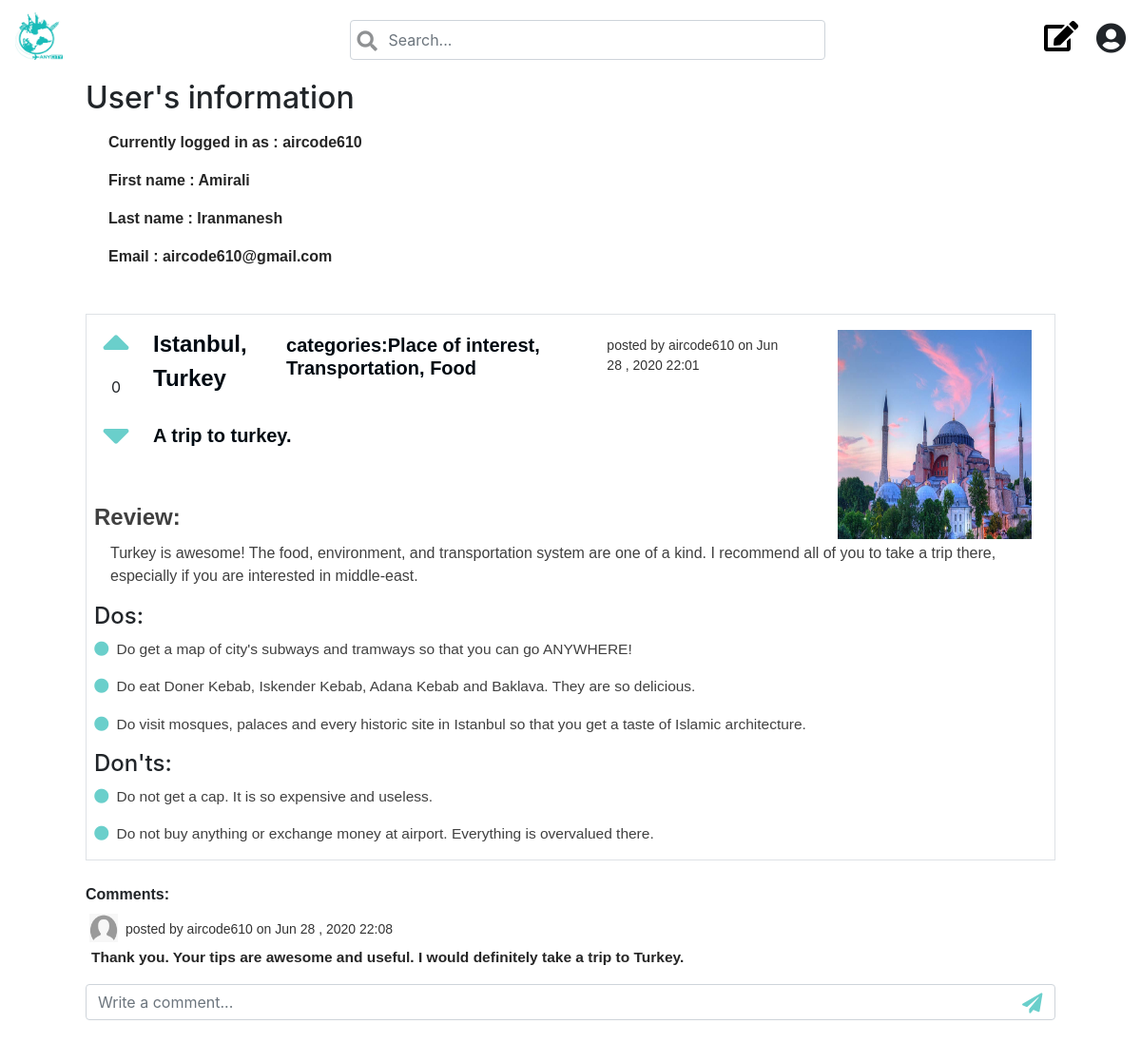
The page /user (signed in) on the database its author committed.
### whub/models.py (models this page shows, shortened)
class Review(models.Model):
    user = models.ForeignKey(User, null= True, on_delete=models.CASCADE)
    category = models.OneToOneField(Category, on_delete = models.CASCADE, default = 0)
    title = models.CharField(max_length=100, blank=True)
    text = models.TextField(max_length=200,  blank=True)
    image = models.ImageField(upload_to = 'images', default = 'C:/FP/FP/media/images/default.png')
    cdatetime = models.CharField(max_length=100, null=True, blank=True)
    city = models.CharField(max_length=50, blank=True)
    country = models.ForeignKey(Country, null= True, on_delete=models.CASCADE)
    votes = models.IntegerField(default = 0)

class Country(models.Model):
    name = models.CharField(max_length=50)

class Category(models.Model):
    name = MultiSelectField(choices=MY_CHOICES,
    max_choices=3)

class Do(models.Model):
    text = models.CharField(max_length=150)
    review = models.ForeignKey(Review, null= True, on_delete=models.CASCADE)

class Dont(models.Model):
    text = models.CharField(max_length=150)
    review = models.ForeignKey(Review, null= True, on_delete=models.CASCADE)

class Comment(models.Model):
    text = models.CharField(max_length=150)
    cdatetime = models.CharField(max_length=100, null=True, blank=True)
    review = models.ForeignKey(Review, null= True, on_delete=models.CASCADE)
    user = models.ForeignKey(User, null= True, on_delete=models.CASCADE)

### whub/views.py (the view)
# urls.py: path("user", views.user, name="user"),
def user(request):
    if not request.user.is_authenticated:
        return render(request, "whub/login.html", {"message": None})
    context = {
        "user": request.user,
        "reviews" : Review.objects.all().order_by('-votes'),
        "dos" : Do.objects.all(),
        "donts" : Dont.objects.all(),
        "comments" : Comment.objects.all(),
    }
    return render(request, "whub/user.html", context)

### whub/templates/whub/user.html (shortened to what this page needs)
<!doctype html>
{% load static %}
<html lang="en">
<head>
  <link rel="stylesheet" href="https://stackpath.bootstrapcdn.com/bootstrap/4.4.1/css/bootstrap.min.css">
  <link rel="stylesheet" href="https://cdnjs.cloudflare.com/ajax/libs/font-awesome/4.7.0/css/font-awesome.min.css">
  <link rel="stylesheet" href="https://use.fontawesome.com/releases/v5.8.1/css/all.css">
  <link rel="stylesheet" type= "text/css" href="{% static 'whub/whub.css' %}">
</head>
<body>
  <nav class="navbar navbar-expand-lg navbar-expand-md navbar-expand-sm navbar-expand">
    <a class="navbar-brand nav" href="{% url 'index' %}">
      <img src="{% static 'whub/travel.jpg' %}" alt="Whub" width="50px;" height="50px;">
    </a>
    <div class="inputWithIcon mx-auto mt-2">
      <input id="search-input" class="form-control" type="text" placeholder="Search..." aria-label="Search" onkeypress="return searchinp(event)">
      <i class="fa fa-search fa-lg fa-fw" aria-hidden="true" data-toggle="tooltip" data-placement="bottom" title="Search" onclick="search()"></i>
    </div>
    <a class="hover-icon mr-5" href="{% url 'review' %}">
      <i class="fa fa-pencil-square-o fa-2x fa-fw mt-2 mr-3 mb-2" aria-hidden="true" data-toggle="tooltip" data-placement="bottom" title="Write review"></i>
    </a>
    <div class="dropdown">
      <i class="form-inline align-middle fas fa-user-circle fa-2x icon mt-1" title="Profile" id="dropdownMenuButton" data-toggle="dropdown" aria-haspopup="true" aria-expanded="false"></i>
    </div>
  </nav>
  <div class="mt-2 mx-auto info">
    <h2 class="">User's information</h2>
    <p class="ml-4 mt-3 infor">Currently logged in as : {{ user.username }}</p>
    <p class="ml-4 infor">First name : {{ user.first_name }}</p>
    <p class="ml-4 infor">Last name : {{ user.last_name }}</p>
    <p class="ml-4 infor">Email : {{ user.email }}</p>
  </div>
  {% for review in reviews %}
  {% if review.user == user%}
  <div class=" mt-5 mx-auto info mb-4">
    <div class="d-flex flex-column border">
      <div class="d-inline-flex mt-3">
        <div class="d-flex flex-column ml-3">
          <i class="fa fa-sort-asc fa-3x vote" aria-hidden="true"  onclick="upvote({{review.id}})"></i>
          <p class="votes" id="v{{review.id}}">{{review.votes}}</p>
          <i class="fa fa-sort-desc fa-3x vote" aria-hidden="true" onclick="downvote({{review.id}})"></i>
        </div>
        <p class="loc ml-4">{{review.city}}, {{review.country.name}}</p>
        <p class="title category ml-3"> categories:{{review.category.name}}</p>
        <p class="dateuser ml-3 mr-3">posted by {{review.user}} on {{review.cdatetime}}</p>
        {% if review.image %}
        <div class="d-flex justify-content-end ml-auto mr-4 mb-3" >
          <img src="{{ review.image.url }}" class=" ph" >
        </div>
        {% else %}
        <div class="d-flex justify-content-end ml-auto mr-4 mb-3" >
          <img src="{% static 'whub/default.png' %}" class=" ph" >
        </div>
        {% endif %}
      </div>
      <p id="title" class="title">{{review.title}}</p>
      <div class="text">
        <h4 class="ml-2 header">Review:</h4>
        <br>
        <p class="text mr-3" id="text">{{review.text}}</p>
      </div>
      <div class="ml-2">
        <h4>Dos:</h4>
        {% for do in dos %}
        {% if do.review == review %}
        <p class="do text mr-3"><i class="fa fa-circle mr-2" aria-hidden="true"></i>{{do.text}}</p>
        {% endif %}
        {% endfor %}
      </div>
      <div class=" ml-2">
        <h4>Don'ts:</h4>
        {% for dont in donts %}
        {% if dont.review == review %}
        <p class="dont text mr-3"><i class="fa fa-circle mr-2" aria-hidden="true"></i>{{dont.text}}</p>
        {% endif %}
        {% endfor %}
      </div>
    </div>
    <label class="comment mt-4">Comments:</label>
    {% for comment in comments %}
    {% if comment.review == review %}
    <div class="mb-3">
      <div class="row ml-1">
        <img src="{% static 'whub/man.png' %}" alt="Profile" width="30px;" height="30px;">
        <p class="dateuser ml-2">posted by {{comment.user}} on {{comment.cdatetime}}</p>
      </div>
      <p class="do txt mt-1">{{comment.text}}</p>
    </div>
    {% endif %}
    {% endfor %}
    <div class="sendcomment">
      <input type="text" class="form-control cmt" placeholder="Write a comment..." maxlength="150" onkeypress="return sendcmt(event, rid = {{review.id}})" id="{{review.id}}"/>
      <i class="fa fa-paper-plane fa-lg fa-fw" aria-hidden="true" data-toggle="tooltip" data-placement="bottom" title="Send" onclick="send({{review.id}})"></i>
    </div>
  </div>
  {% endif %}
  {% endfor %}
</body>
</html>

### whub/static/whub/whub.css (style rules this page uses)
.infor { color: #262626; font-size: 16px; font-family: "Trip Sans", Arial, sans-serif; font-weight: 600; }
#search-input { position: relative; width: 500px; height: 42px; }
.inputWithIcon input[type=text] { padding-left: 40px; }
.sendcomment input[type=text] { padding-right: 40px; }
.inputWithIcon, .sendcomment { position: relative; }
.inputWithIcon i { position: absolute; left: 0; top: 5px; padding: 9px 8px; opacity: 0.5; }
.sendcomment i { position: absolute; right: 0; top: 12px; padding-right: 35px; Transition: 3s; cursor: pointer; }
.hover-icon { position: absolute; bottom: auto; right: 0; color: #000; text-decoration: none; }
.hover-icon:before { content: ""; position: absolute; width: 60%; height: 1px; bottom: 0; left: 0; background-color: #000; visibility: hidden; -webkit-transform: scaleX(0); transform: scaleX(0); -webkit-transition: all 0.3s ease-in-out 0s; transition: all 0.3s ease-in-out 0s; }
.vote { color: #6acfcb; }
.ph { width: 85%; height: 220px; }
.border { border-left: none; border-bottom: 1px solid #b7b7b7; background-color: #fff; }
.title { color: #000a12; font-weight: bold; font-size: 20px; line-height: 24px; text-decoration: none; cursor: pointer; font-family: "Trip Sans", Arial, sans-serif; margin-top: -137px; margin-bottom: 60px; margin-left: 70px; cursor: pointer; }
.category { margin-top: 4px; cursor: pointer; }
.do { word-break: break-word; }
.dont { word-break: break-word; }
.loc { color: #000a12; font-weight: bold; font-size: 24px; font-family: "Trip Sans", Arial, sans-serif; margin-top: -3px; cursor: pointer; }
.dateuser { opacity: 0.8; font-size: 14px; margin-bottom: 0; color: #000; text-align: left; font-family: "Trip Sans", Arial, sans-serif; margin-top: 6px; cursor: pointer; }
.votes { margin-left: 10px; margin-bottom: 5px; cursor: pointer; }
.fa-circle, .fa-paper-plane { color: #6acfcb; }
.header { font-weight: 600; }
#text { color: #404040; font-size: 16px; font-family: "Trip Sans", Arial, sans-serif; word-break: break-word; margin-top: -20px; margin-left: 25px; }
.text { color: #404040; font-size: 15.5px; font-family: "Trip Sans", Arial, sans-serif; }
.txt { color: #262626; font-size: 15.5px; font-family: "Trip Sans", Arial, sans-serif; font-weight: 600; margin-left: 6px; }
.info { width: 85%; }
.comment { font-family: Arial, "Helvetica Neue", Helvetica, sans-serif; cursor: pointer; font-weight: 700; }

### rows shown on the page
Review: votes "0", city "Istanbul", country.name "Turkey", category.name "Place of interest, Transportation, Food", user "aircode610", cdatetime "Jun 28 , 2020 22:01", image (picture), title "A trip to turkey.", text "Turkey is awesome! The food, environment, and transportation system are one of a kind. I recommend all of you to take a trip there, especially if you are interested in middle-east."
Do: text "Do get a map of city's subways and tramways so that you can go ANYWHERE!"
Do: text "Do eat Doner Kebab, Iskender Kebab, Adana Kebab and Baklava. They are so delicious."
Do: text "Do visit mosques, palaces and every historic site in Istanbul so that you get a taste of Islamic architecture."
Dont: text "Do not get a cap. It is so expensive and useless."
Dont: text "Do not buy anything or exchange money at airport. Everything is overvalued there."
Comment: user "aircode610", cdatetime "Jun 28 , 2020 22:08", text "Thank you. Your tips are awesome and useful. I would definitely take a trip to Turkey."

### other values the page prints
{{ user.username }} "aircode610"
{{ user.first_name }} "Amirali"
{{ user.last_name }} "Iranmanesh"
{{ user.email }} "aircode610@gmail.com"
